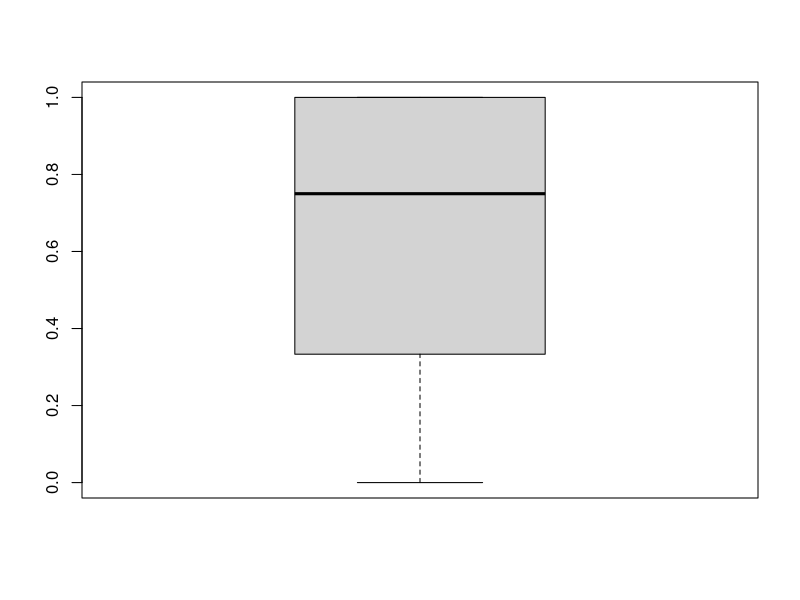
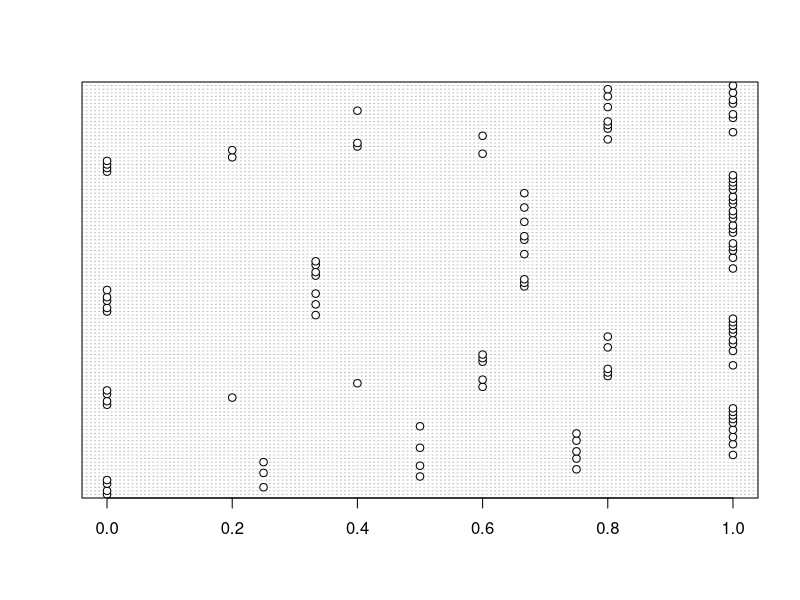
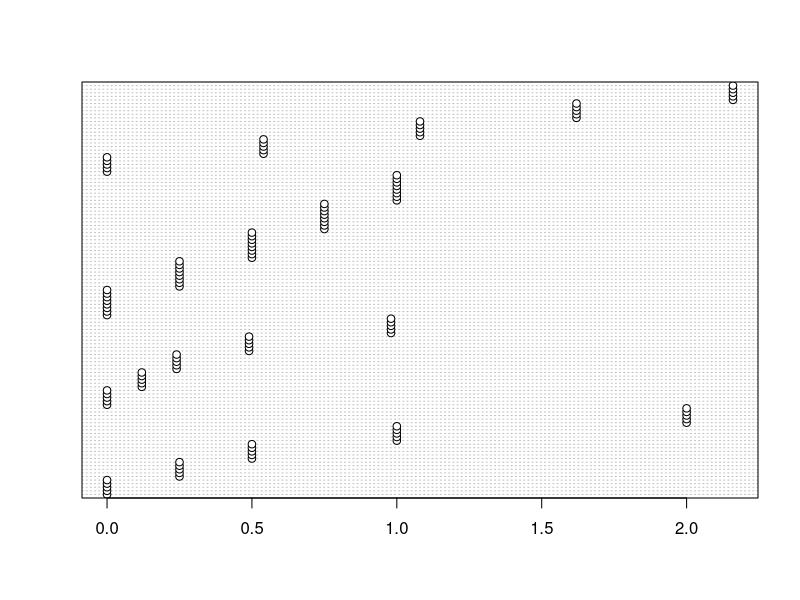
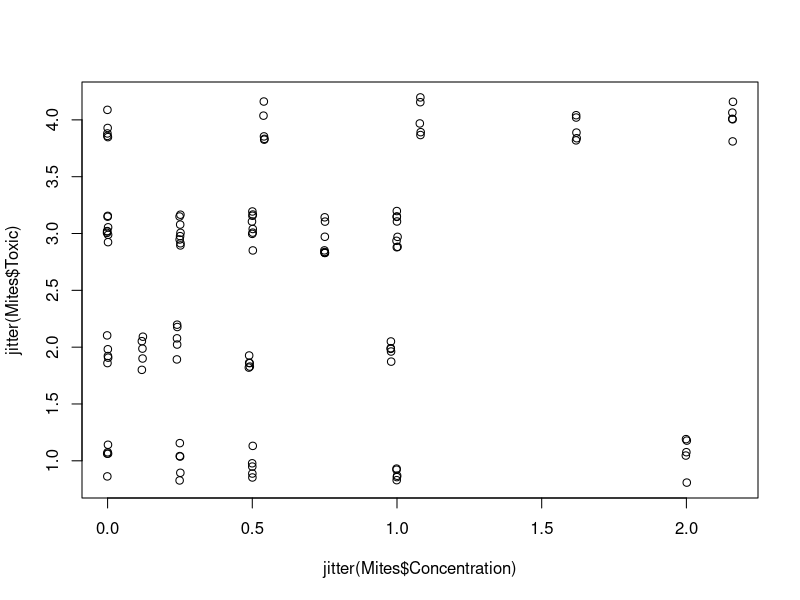
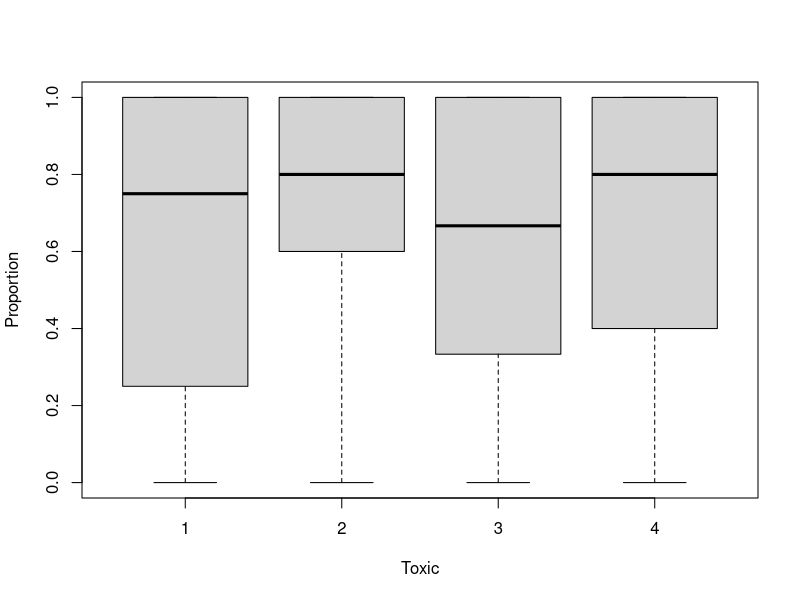
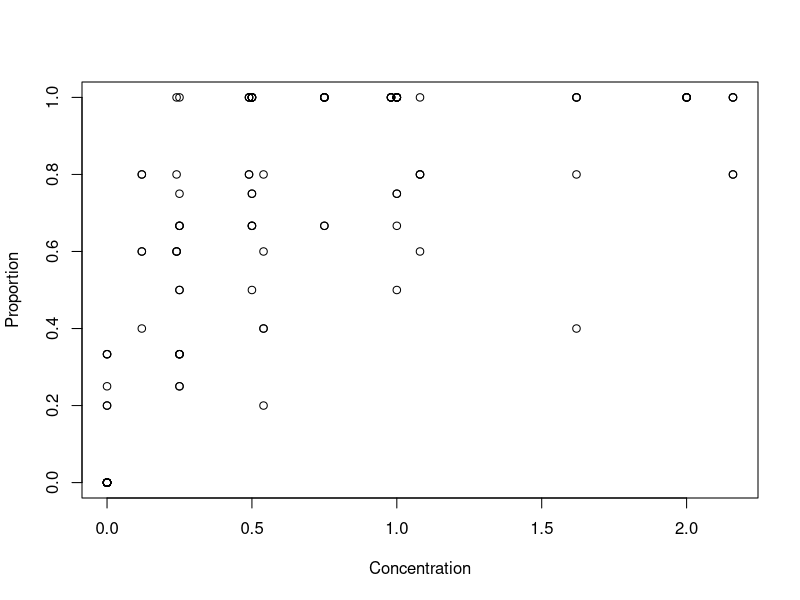
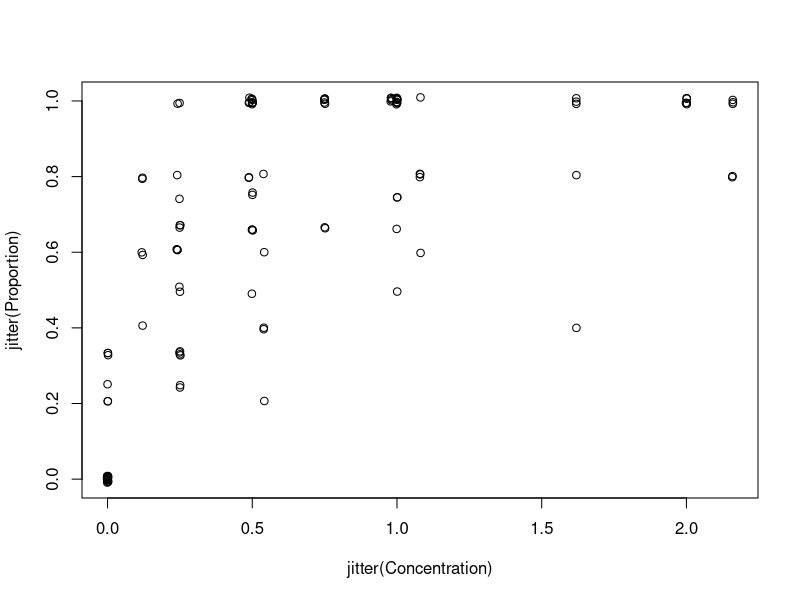
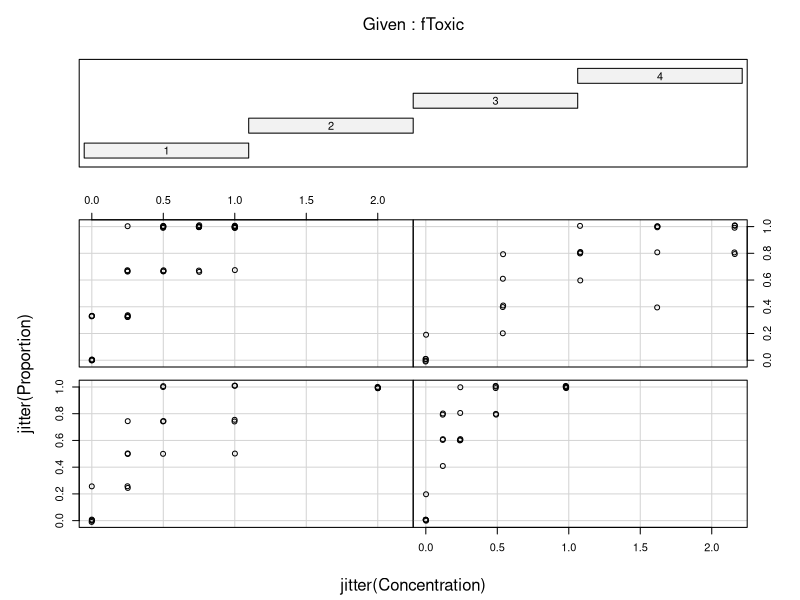

Recreate these plots in R, in order.
## ---- chunk 1
knitr::opts_chunk$set(echo=TRUE, message = FALSE, warning = FALSE, eval = FALSE, cache = FALSE)

SOLUTIONS<- FALSE
## ---- chunk 2
Mites<- read.delim("./data/DrugsMites.txt")
str(Mites)

Mites$fToxic<- factor(Mites$Toxic)
str(Mites)
## ---- chunk 3
# Outliers Y
boxplot(Mites$Proportion) # not very useful for this data set
dotchart(Mites$Proportion)

# Outliers X
dotchart(Mites$Concentration)

# Correlations between predictors
plot(jitter(Mites$Concentration), jitter(Mites$Toxic))

# Toxics 2 and 3 have not been assayed at the highest concentrations
# but have had more trials at the lower concentrations

# Relationships
boxplot(Proportion ~ Toxic, data= Mites)
with(Mites, plot(x= Concentration, y= Proportion))

# Since lots of proportions have the same values, we can also add
# a bit of noise to the coordinates in the previous plot, to limit overlap:
with(Mites, plot(x= jitter(Concentration), y= jitter(Proportion)))

coplot(jitter(Proportion) ~ jitter(Concentration) | fToxic, data= Mites)

# looks like researchers stopped increasing concentration of a chemical when they had reached ~ 100 % mortality in assays

## ---- chunk 4
Mites$Living_mites<- Mites$Total - Mites$Dead_mites
## ---- chunk 5
M1<- glm(cbind(Living_mites, Dead_mites) ~ Concentration + fToxic + Concentration : fToxic, family= binomial, data= Mites)
## ---- chunk 6
summary(M1)

## Mathematical model description:

# Prop_surviving ~ Binomial(Ntot, P) 
# log(P / (1-P)) = 
#         1.43 - 3.80*Concentration 
#         + 0.0085*fToxic2 + 0.014*fToxic3 + 0.27*fToxic4 
#         - 6.18*Concentration:fToxic2
#         - 1.90*Concentration*fToxic3 
#         + 1.48*Concentration*fToxic4

## "biological" hypotheses:

# (Intercept):     the mean (on the logit scale) for Toxic 1 when its
# concentration is 0 (null hypothesis not very useful, however
# the value is quite interesting, when back-transformed on the proportion
# scale: this is the proportion that survive the experiment in the absence
# of toxic chemical. Shouldn't differ between chemicals, presumably?)

# Concentration: slope of Concentration, or change in survival per unit
# increase in Toxic 1 concentration (on logit link), or change in log-odds
# of survival (on proportion scale)

# fToxic2:       difference between intercepts of Toxic 2 and Toxic 1
# fToxic3:       difference between intercepts of Toxic 3 and Toxic 1
# fToxic4:       difference between intercepts of Toxic 4 and Toxic 1

# Concentration:fToxic2  difference between Conc. slopes for Toxic 2 and
# Toxic 1. Negative means a more lethal effect than Toxic 1

# Concentration:fToxic3  difference between Conc. slopes for Toxic 2 and Toxic 1
# Concentration:fToxic4  difference between Conc. slopes for Toxic 2 and Toxic 1
## ---- chunk 7
# Yes, because this is a binomial variable with more than 1 trial per observation
# Residual deviance: 117.67  on 107  degrees of freedom
# -> negligible overdispersion

## ---- chunk 8
# we don't need to perform model selection here: given that the assay is
# to compare the effect of different chemicals, the interaction alone is the
# focus of the experiment. If it is not significant, we would have our answer
# and the simplified model wouldn't have much use.

drop1(M1, test= "Chi")

# interaction is significant: we can reject the null hypothesis that there is
# no difference between  chemicals.

## ---- chunk 9
library(car)
vif(M1)

# extremely high VIF values: are they a problem?
# Not particularly:
# The cause probably lies with the choice of the researchers to stop increasing
# the concentration when 100% mortality was reached (or close to), leading to
# small sample size for high concentrations in the most potent chemicals.
# Nevertheless their approach was sufficient to get decent estimates of the
# curves for each treatment, with sufficient precision still to get significant
# differences. Adding more assays at higher concentrations (which presumably
# would have yield close to 100% mortality as well), for the sake of getting a
# more balanced design would make little difference to the estimates.

par(mfrow= c(3, 2))
plot(M1)

# a few complementary plots for info:

# Pearson residuals
E1<- resid(M1, type= "pearson")
F1<- fitted(M1)
plot(x= F1, y= E1, 
        xlab= "Predicted values (logit scale)", ylab= "Pearson residuals")
abline(h= 0, col= grey(0.5), lty= 2)

# The Pearson residuals are quite different from the the raw or deviance residuals in this example,
# because when predicted values are small (near p=0), the variance of the binomial distribution is very
# small. Pearson residuals being the raw residuals (difference between observed and predicted) divided
# by the sqrt of the variance (a very small value), the Pearson residuals can thus be very large even
# if the raw residual isn't.

#Independence
E1<- resid(M1, type= "pearson")
plot(x= jitter(Mites$Concentration), y= jitter(E1), 
        xlab= "Concentration", ylab= "Pearson residuals")
abline(h= 0, col= grey(0.5), lty= 2)

# Some trends in the residuals against concentration, suggesting that a straight
# line on the logit scale is not a perfect fit for these data. The model remains
# good enough for its purpose of evidencing differences in the toxicity between
# chemicals

## ---- chunk 10
MyData1<- data.frame(Concentration= seq(0, 2.16, length= 50), fToxic= "1")
MyData2<- data.frame(Concentration= seq(0, 2.16, length= 50), fToxic= "2")
MyData3<- data.frame(Concentration= seq(0, 2.16, length= 50), fToxic= "3")
MyData4<- data.frame(Concentration= seq(0, 2.16, length= 50), fToxic= "4")

P1<- predict(M1, newdata= MyData1, type= "response")
P2<- predict(M1, newdata= MyData2, type= "response")
P3<- predict(M1, newdata= MyData3, type= "response")
P4<- predict(M1, newdata= MyData4, type= "response")

par(mfrow= c(1, 1)) # restore default 1x1 window
# to plot the proportion surviving, use 1 - proportion that died:
plot(x= jitter(Mites$Concentration), y= jitter(1 - Mites$Proportion), pch= 16, col= Mites$Toxic)
lines(MyData1$Concentration, P1, col= 1, lty= 1)
lines(MyData2$Concentration, P2, col= 2, lty= 1)
lines(MyData3$Concentration, P3, col= 3, lty= 1)
lines(MyData4$Concentration, P4, col= 4, lty= 1)

legend("topright", 
            legend= c("1", "2", "3", "4"), 
			lty= 1, 
			col= c(1, 2, 3, 4), bty= "n")

# All chemicals have a significant negative effect on the proportion of mites surviving, as their concentration increases (to ascertain this you could relevel in hindsight the least powerful chemical as the reference level, which will test whether its slope is significantly different from zero).
# The Chem with the highest toxicity at lower concentrations is fToxic 2, followed by fToxic 3, 1 and 4 is the least potent.

Mites$fToxic_4AsRef<- relevel(Mites$fToxic, "4")
M2<- glm(cbind(Living_mites, Dead_mites) ~ Concentration + fToxic_4AsRef + Concentration : fToxic_4AsRef, family= binomial, data= Mites)
summary(M2)

# Concentration                 -2.3183     0.4026  -5.758 8.52e-09 ***
# shows that the negative dose-effect relationship (slope for concentration) is significant even for Toxic 4

# Concentration:fToxic_4AsRef1  -1.4828     0.9630  -1.540 0.123626    
# Concentration:fToxic_4AsRef2  -7.6592     2.1524  -3.558 0.000373 ***
# Concentration:fToxic_4AsRef3  -3.3826     1.1189  -3.023 0.002502 ** 
# these coefficients and their p-values show that only the dose-effect relationships of Toxics 2 and 3 are significantly different from the dose-effect relationship of Toxic 4

## ---- chunk 11
# Sketch model fit with 95% confidence bands for Toxic 1
MyData1<- data.frame(Concentration= seq(0, 2.16, length= 50), fToxic= "1")
MyData2<- data.frame(Concentration= seq(0, 2.16, length= 50), fToxic= "2")
MyData3<- data.frame(Concentration= seq(0, 2.16, length= 50), fToxic= "3")
MyData4<- data.frame(Concentration= seq(0, 2.16, length= 50), fToxic= "4")

P1<- predict(M1, newdata= MyData1, type= "link", se= TRUE)
P2<- predict(M1, newdata= MyData2, type= "link", se= TRUE)
P3<- predict(M1, newdata= MyData3, type= "link", se= TRUE)
P4<- predict(M1, newdata= MyData4, type= "link", se= TRUE)

par(mfrow= c(1, 1)) # restore default 1x1 window
plot(x= jitter(Mites$Concentration, 10), y= jitter(1-Mites$Proportion, 2), pch= 16, col= Mites$Toxic)

G1<- exp(P1$fit) / (1 + exp(P1$fit))
G1.UP<- exp(P1$fit + 1.96 * P1$se.fit ) / (1 + exp(P1$fit + 1.96 * P1$se.fit))
G1.LO<- exp(P1$fit - 1.96 * P1$se.fit) / (1 + exp(P1$fit - 1.96 * P1$se.fit))

lines(MyData1$Concentration, G1, col= 1, lty= 1)
lines(MyData1$Concentration, G1.UP, col= 1, lty= 2)
lines(MyData1$Concentration, G1.LO, col= 1, lty= 2)

# repeat the example above for all 'Toxic' levels (gets a bit busy on the graph)

legend("topright", 
            legend= c("1", "2", "3", "4"), 
			lty= 1, 
			col= c(1, 2, 3, 4), bty= "n")

# Note how the confidence intervals are and should be asymmetrical on the response scale
# (they are symmetrical on the link scale), and the logit link effectively
# prevents them from going below 0 or above 1

